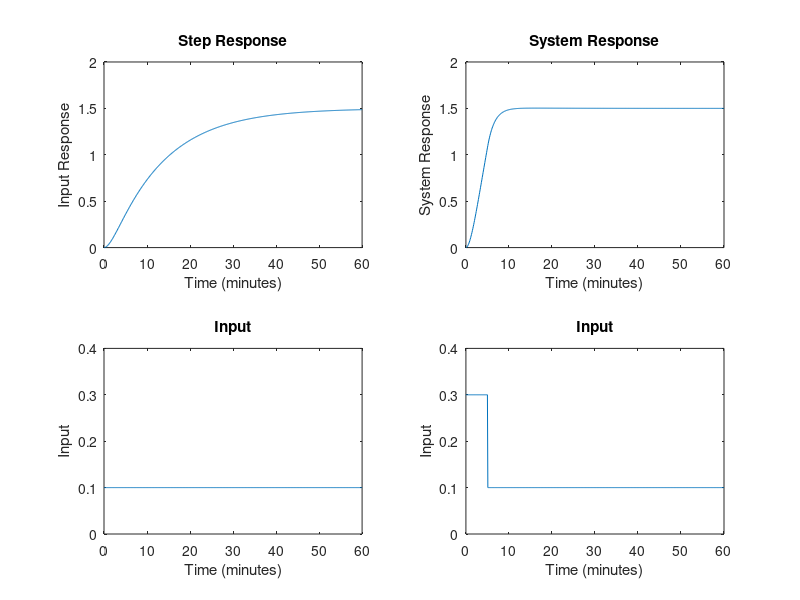

The MATLAB script that drew this image:
function problem2
k0 = 0.1;
k1 = 0.1;
k2 = 0.5;
b0 = 1.5;

a = [-k0-k1, k1; k2, -k2];
b = [b0, 0]';
c = [0, 1];
d =  0;
sys = ss(a, b, c, d);

t = 0:0.1:60;
u = ones(1, length(t));
u = u./10;
%%%%Step Response
subplot(2,2,1);
plot(t, lsim(sys, u, t));
xlabel('Time (minutes)');
ylabel('Input Response');
title('Step Response');
xlim([0 60]);
ylim([0 2]);

%%%%%Step Input
subplot(2,2,3);
plot(t, u);
xlabel('Time (minutes)');
ylabel('Input');
title('Input')
xlim([0 60]);
ylim([0 0.4]);

for i = 1: 51
    u(i) = 0.3;
end

%%%%%Pulse Response
subplot(2,2,2);
plot(t, lsim(sys, u, t));
xlabel('Time (minutes)');
ylabel('System Response');
title('System Response');
xlim([0 60]);
ylim([0 2]);

%%%%%Pulse Input
subplot(2,2,4);
plot(t, u);
xlabel('Time (minutes)');
ylabel('Input');
title('Input');
xlim([0 60]);
ylim([0 0.4]);

